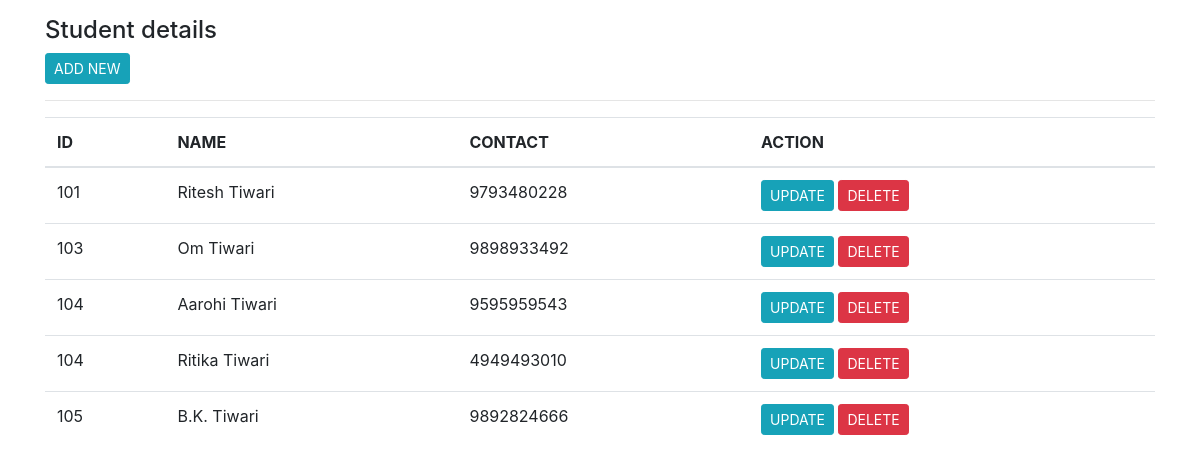
The page / on the database its author committed.
### crud/models.py (models this page shows, shortened)
class student(models.Model):
  sid=models.CharField(max_length=4)
  sname=models.CharField(max_length=255)
  scontact=models.CharField(max_length=15)

### crud/views.py (the view)
# urls.py: path("", views.show,name="show"),
def show(request):
  std=student.objects.all()
  return render(request,'show.html',{'student':std})

### crud/templates/show.html
{% extends 'base.html' %}
{% block content %}
<div class="container mt-3">
   <h4>Student details </h4>
    <a href="{% url 'add' %}" class="btn btn-sm btn-info">ADD NEW</a>
   <hr>
<table class="table">
<thead>
<tr>
<th>ID</th>
<th>NAME</th>
<th>CONTACT</th>
<th>ACTION</th>
</tr>
   </thead>
<tbody>
{% for s in student %}
<tr>
<td>{{s.sid}}</td>
<td>{{s.sname}}</td>
<td>{{s.scontact}}</td>
<td>
<a href="update/{{s.id}}" class="btn btn-sm btn-info">UPDATE</a>
<a href="delete/{{s.id}}" class="btn btn-sm btn-danger">DELETE</a>
</td>
{% endfor %}
</tbody>
</table>
</div>
    {% endblock content %}

### crud/templates/base.html (shortened to what this page needs)
<!DOCTYPE html>
{% load static %}
<html lang="en">
<head>
    <link rel="stylesheet" href="{% static 'css/bootstrap.css' %}">
</head>
<body>
    {% block content  %}{% endblock content  %}
</body>
</html>

### rows shown on the page
student: sid "101", sname "Ritesh Tiwari", scontact "9793480228"
student: sid "103", sname "Om Tiwari", scontact "9898933492"
student: sid "104", sname "Aarohi Tiwari", scontact "9595959543"
student: sid "104", sname "Ritika Tiwari", scontact "4949493010"
student: sid "105", sname "B.K. Tiwari", scontact "9892824666"
